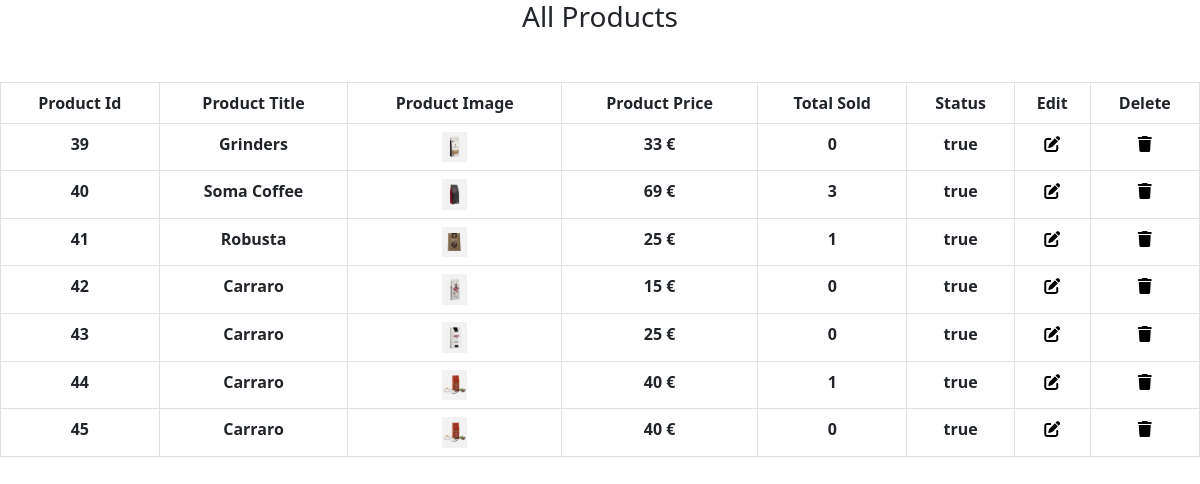
/admin/view_products.php, run on the app's committed database.
### tables this page shows
CREATE TABLE `products` (
  `product_id` int(11) NOT NULL,
  `product_name` varchar(100) NOT NULL,
  `product_description` varchar(255) NOT NULL,
  `product_keyword` varchar(255) NOT NULL,
  `category_id` int(11) NOT NULL,
  `brand_id` int(11) NOT NULL,
  `product_image` varchar(255) NOT NULL,
  `product_price` varchar(100) NOT NULL,
  `date` timestamp NOT NULL DEFAULT current_timestamp() ON UPDATE current_timestamp(),
  `status` varchar(100) NOT NULL
);

### admin/view_products.php (the view, shortened to what this page needs)
<!DOCTYPE html>
<html lang="en">
<head>
    <link href="https://cdn.jsdelivr.net/npm/bootstrap@5.3.0-alpha1/dist/css/bootstrap.min.css" rel="stylesheet"
>
</head>
<body>
    <h3 class="text-center">All Products</h3>
    <table class="table-bordered mt-5 table">
        <thead style="background-color:darkslategray;color:white;">
            <tr class="text-center">
                <th>Product Id</th>
                <th>Product Title</th>
                <th>Product Image</th>
                <th>Product Price</th>
                <th>Total Sold</th>
                <th>Status</th>
                <th>Edit</th>
                <th>Delete</th>
            </tr>
        <tbody>
            <?php
            $get_products="Select * from `products`";
            $result=mysqli_query($con,$get_products);
            while($row=mysqli_fetch_assoc($result)){
                $product_id=$row["product_id"];
                $product_name=$row["product_name"];
                $product_image=$row["product_image"];
                $product_price=$row["product_price"];
                $status=$row["status"];
                ?>
                <tr class="text-center">
                <th><?php echo $product_id?></th>
                <th><?php echo $product_name?></th>
                <th><img src="../Images/<?php echo $product_image?>" width="25px"heigth="6%"></th>
                <th><?php echo $product_price?> €</th>
                <th><?php
                     $get_count="Select * from `orders_pending` where product_id=$product_id";
                     $result_count=mysqli_query($con,$get_count);
                    $rows_count=mysqli_num_rows( $result_count);
                    echo $rows_count;?>
                 </th>
                <th><?php echo$status?></th>
                <th><a href="admin.php?edit_products=<?php echo $product_id?>" style="color:black;"><i class="fa-solid fa-pen-to-square"></i></a></th>
                <th><a href="admin.php?delete_product=<?php echo $product_id?>"style="color:black;"><i class="fa-solid fa-trash"></i></a></th>
            </tr>
            <?php
             }
            ?>
        </tbody>
        </thead>
    </table>
</body>
</html>

### data on the page
products: product_id "39", product_name "Grinders", product_image (picture), product_price "33", rows_count "0", status "true"
products: product_id "40", product_name "Soma Coffee", product_image (picture), product_price "69", rows_count "3", status "true"
products: product_id "41", product_name "Robusta", product_image (picture), product_price "25", rows_count "1", status "true"
products: product_id "42", product_name "Carraro", product_image (picture), product_price "15", rows_count "0", status "true"
products: product_id "43", product_name "Carraro", product_image (picture), product_price "25", rows_count "0", status "true"
products: product_id "44", product_name "Carraro", product_image (picture), product_price "40", rows_count "1", status "true"
products: product_id "45", product_name "Carraro", product_image (picture), product_price "40", rows_count "0", status "true"
